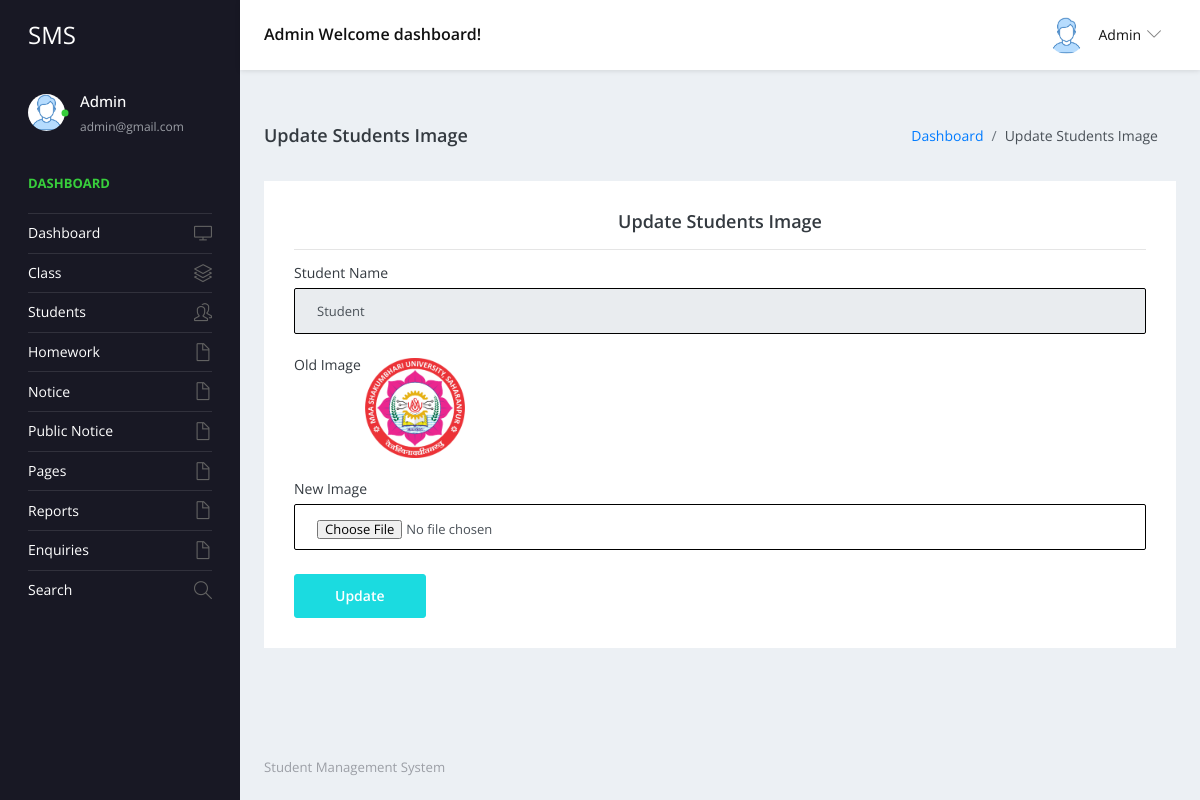
The app's page /admin/changeimage.php?editid=1 (signed in) with its own data.
### tables this page shows
CREATE TABLE `tblstudent` (
  `ID` int(10) NOT NULL,
  `StudentName` varchar(200) DEFAULT NULL,
  `StudentEmail` varchar(200) DEFAULT NULL,
  `StudentClass` varchar(100) DEFAULT NULL,
  `Gender` varchar(50) DEFAULT NULL,
  `DOB` date DEFAULT NULL,
  `StuID` varchar(200) DEFAULT NULL,
  `FatherName` mediumtext DEFAULT NULL,
  `MotherName` mediumtext DEFAULT NULL,
  `ContactNumber` bigint(10) DEFAULT NULL,
  `AltenateNumber` bigint(10) DEFAULT NULL,
  `Address` mediumtext DEFAULT NULL,
  `UserName` varchar(200) DEFAULT NULL,
  `Password` varchar(200) DEFAULT NULL,
  `Image` varchar(200) DEFAULT NULL,
  `DateofAdmission` timestamp NULL DEFAULT current_timestamp()
);

### admin/changeimage.php (the view, shortened to what this page needs)
<?php
include('includes/dbconnection.php');
if (strlen($_SESSION['sturecmsaid']==0)) {
  header('location:logout.php');
  } else{
  ?>
<!DOCTYPE html>
<html lang="en">
  <head>
    <link rel="stylesheet" href="vendors/simple-line-icons/css/simple-line-icons.css">
    <link rel="stylesheet" href="vendors/flag-icon-css/css/flag-icon.min.css">
    <link rel="stylesheet" href="vendors/css/vendor.bundle.base.css">
    <link rel="stylesheet" href="vendors/select2/select2.min.css">
    <link rel="stylesheet" href="vendors/select2-bootstrap-theme/select2-bootstrap.min.css">
    <link rel="stylesheet" href="css/style.css" />
  </head>
  <body>
    <div class="container-scroller">
     <?php include_once('includes/header.php');?>
      <div class="container-fluid page-body-wrapper">
      <?php include_once('includes/sidebar.php');?>
        <div class="main-panel">
          <div class="content-wrapper">
            <div class="page-header">
              <h3 class="page-title"> Update Students Image </h3>
              <nav aria-label="breadcrumb">
                <ol class="breadcrumb">
                  <li class="breadcrumb-item"><a href="dashboard.php">Dashboard</a></li>
                  <li class="breadcrumb-item active" aria-current="page"> Update Students Image</li>
                </ol>
              </nav>
            </div>
            <div class="row">
              <div class="col-12 grid-margin stretch-card">
                <div class="card">
                  <div class="card-body">
                    <h4 class="card-title" style="text-align: center;">Update Students Image</h4>
                   <hr/>
                    <form class="forms-sample" method="post" enctype="multipart/form-data">
                      <?php
$eid=$_GET['editid'];
$sql="SELECT tblstudent.StudentName,tblstudent.id as sid,tblstudent.StudentEmail,tblstudent.StudentClass,tblstudent.Gender,tblstudent.DOB,tblstudent.StuID,tblstudent.FatherName,tblstudent.MotherName,tblstudent.ContactNumber,tblstudent.AltenateNumber,tblstudent.Address,tblstudent.UserName,tblstudent.Password,tblstudent.Image,tblstudent.DateofAdmission,tblclass.ClassName,tblclass.Section from tblstudent join tblclass on tblclass.ID=tblstudent.StudentClass where tblstudent.ID=:eid";
$query = $dbh -> prepare($sql);
$query->bindParam(':eid',$eid,PDO::PARAM_STR);
$query->execute();
$results=$query->fetchAll(PDO::FETCH_OBJ);
$cnt=1;
if($query->rowCount() > 0)
{
foreach($results as $row)
{               ?>
 <div class="form-group">
                        <label for="exampleInputName1">Student Name</label>
                        <input type="text" name="stuname" value="<?php  echo htmlentities($row->StudentName);?>" class="form-control" readonly='true'>
                      </div>
<div class="form-group">
                        <label for="exampleInputName1">Old Image</label>
                        <img src="images/<?php echo $row->Image;?>" width="100" height="100" value="<?php  echo $row->Image;?>">
                      </div>
                      <div class="form-group">
                        <label for="exampleInputName1">New Image</label>
                        <input type="file" name="image" value="" class="form-control" required='true'>
                      </div><?php $cnt=$cnt+1;}} ?>
                      <button type="submit" class="btn btn-primary mr-2" name="submit">Update</button>
                    </form>
                  </div>
                </div>
              </div>
            </div>
          </div>
         <?php include_once('includes/footer.php');?>
        </div>
      </div>
    </div>
  </body>
</html><?php }  ?>

### admin/includes/header.php (shortened to what this page needs)
 <nav class="navbar default-layout-navbar col-lg-12 col-12 p-0 fixed-top d-flex flex-row">
        <div class="navbar-brand-wrapper d-flex align-items-center">
          <a class="navbar-brand brand-logo" href="dashboard.php">
            <strong style="color: white;">SMS</strong>
          </a>
        </div><?php
         $aid= $_SESSION['sturecmsaid'];
$sql="SELECT * from tbladmin where ID=:aid";
$query = $dbh -> prepare($sql);
$query->bindParam(':aid',$aid,PDO::PARAM_STR);
$query->execute();
$results=$query->fetchAll(PDO::FETCH_OBJ);
$cnt=1;
if($query->rowCount() > 0)
{
foreach($results as $row)
{               ?>
        <div class="navbar-menu-wrapper d-flex align-items-center flex-grow-1">
          <h5 class="mb-0 font-weight-medium d-none d-lg-flex"><?php  echo htmlentities($row->AdminName);?> Welcome dashboard!</h5>
          <ul class="navbar-nav navbar-nav-right ml-auto">
            <li class="nav-item dropdown d-none d-xl-inline-flex user-dropdown">
              <a class="nav-link dropdown-toggle" id="UserDropdown" href="#" data-toggle="dropdown" aria-expanded="false">
                <img class="img-xs rounded-circle ml-2" src="images/faces/face8.jpg" alt="Profile image"> <span class="font-weight-normal"> <?php  echo htmlentities($row->AdminName);?> </span></a>
                <?php $cnt=$cnt+1;}} ?>
            </li>
          </ul>
        </div>
      </nav>

### admin/includes/sidebar.php (shortened to what this page needs)
<nav class="sidebar sidebar-offcanvas" id="sidebar">
          <ul class="nav">
            <li class="nav-item nav-profile">
              <a href="#" class="nav-link">
                <div class="profile-image">
                  <img class="img-xs rounded-circle" src="images/faces/face8.jpg" alt="profile image">
                  <div class="dot-indicator bg-success"></div>
                </div>
                <div class="text-wrapper">
                  <?php
         $aid= $_SESSION['sturecmsaid'];
$sql="SELECT * from tbladmin where ID=:aid";
$query = $dbh -> prepare($sql);
$query->bindParam(':aid',$aid,PDO::PARAM_STR);
$query->execute();
$results=$query->fetchAll(PDO::FETCH_OBJ);
$cnt=1;
if($query->rowCount() > 0)
{
foreach($results as $row)
{               ?>
                  <p class="profile-name"><?php  echo htmlentities($row->AdminName);?></p>
                  <p class="designation"><?php  echo htmlentities($row->Email);?></p><?php $cnt=$cnt+1;}} ?>
                </div>
              </a>
            </li>
            <li class="nav-item nav-category">
              <span class="nav-link">Dashboard</span>
            </li>
            <li class="nav-item">
              <a class="nav-link" href="dashboard.php">
                <span class="menu-title">Dashboard</span>
                <i class="icon-screen-desktop menu-icon"></i>
              </a>
            </li>
            <li class="nav-item">
              <a class="nav-link" data-toggle="collapse" href="#ui-basic" aria-expanded="false" aria-controls="ui-basic">
                <span class="menu-title">Class</span>
                <i class="icon-layers menu-icon"></i>
              </a>
            </li>
            <li class="nav-item">
              <a class="nav-link" data-toggle="collapse" href="#ui-basic1" aria-expanded="false" aria-controls="ui-basic1">
                <span class="menu-title">Students</span>
                <i class="icon-people menu-icon"></i>
              </a>
            </li>
 <li class="nav-item">
              <a class="nav-link" data-toggle="collapse" href="#hw" aria-expanded="false" aria-controls="hw">
                <span class="menu-title">Homework</span>
                <i class="icon-doc menu-icon"></i>
              </a>
            </li>
            <li class="nav-item">
              <a class="nav-link" data-toggle="collapse" href="#auth" aria-expanded="false" aria-controls="auth">
                <span class="menu-title">Notice</span>
                <i class="icon-doc menu-icon"></i>
              </a>
            </li>
            <li class="nav-item">
              <a class="nav-link" data-toggle="collapse" href="#auth1" aria-expanded="false" aria-controls="auth">
                <span class="menu-title">Public Notice</span>
                <i class="icon-doc menu-icon"></i>
              </a>
              <li class="nav-item">
              <a class="nav-link" data-toggle="collapse" href="#auth2" aria-expanded="false" aria-controls="auth">
                <span class="menu-title">Pages</span>
                <i class="icon-doc menu-icon"></i>
              </a>
            </li>
      <li class="nav-item">
              <a class="nav-link" data-toggle="collapse" href="#auth22" aria-expanded="false" aria-controls="auth2">
                <span class="menu-title">Reports</span>
                <i class="icon-doc menu-icon"></i>
              </a>
            </li>
            <li class="nav-item">
              <a class="nav-link" data-toggle="collapse" href="#auth23" aria-expanded="false" aria-controls="auth2">
                <span class="menu-title">Enquiries</span>
                <i class="icon-doc menu-icon"></i>
              </a>
            </li>
            <li class="nav-item">
              <a class="nav-link" href="search.php">
                <span class="menu-title">Search</span>
                <i class="icon-magnifier menu-icon"></i>
              </a>
            </li>
            </li>
          </ul>
        </nav>

### records on screen
tblstudent: stuname "Student", Image (picture)

### other values on screen
$row->AdminName "Admin"
$row->Email "admin@gmail.com"
